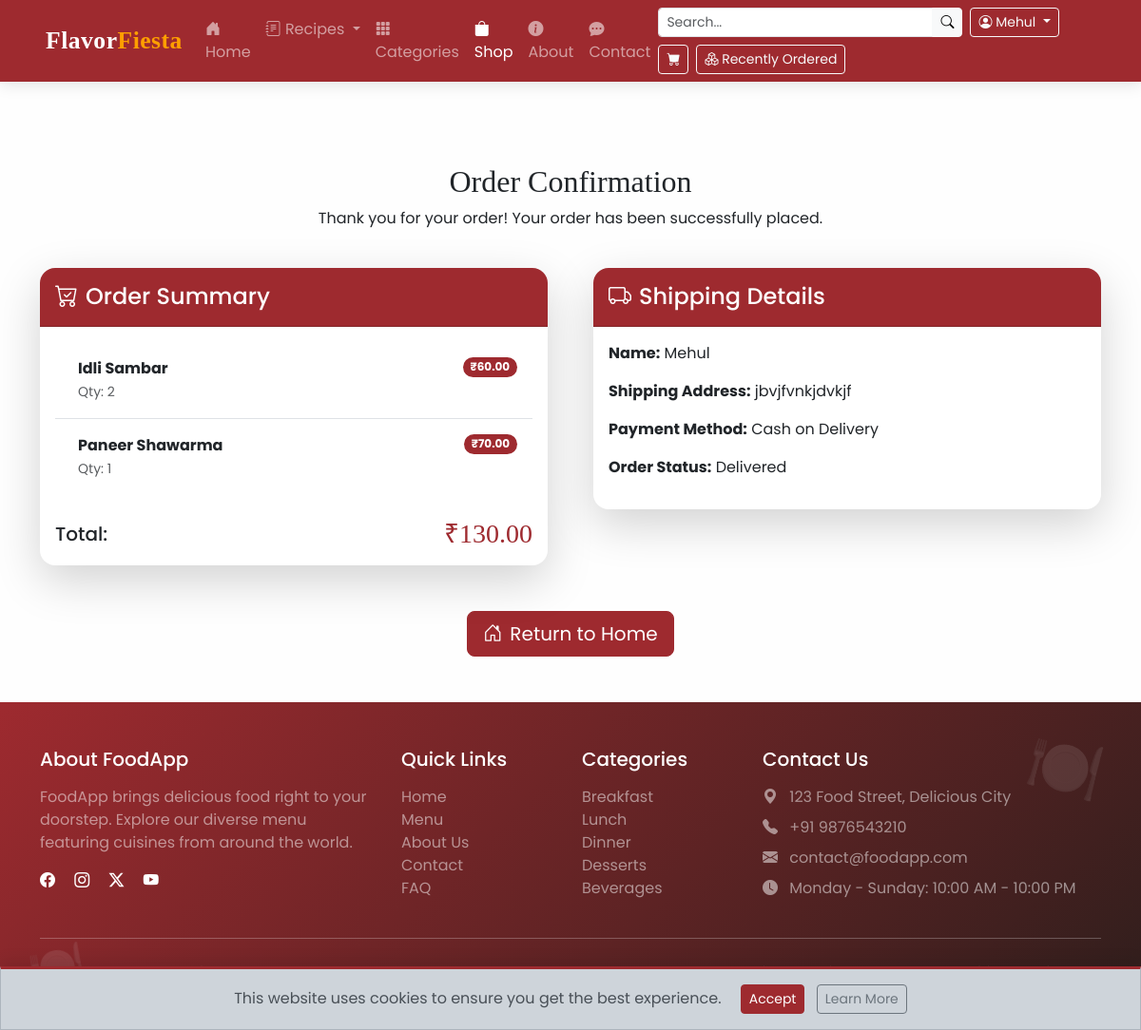
Screenshot of /shop/order_confirmation/5/ (signed in) with the database file from the repository.
### shop/models.py (models this page shows, shortened)
class OrderItem(models.Model):
    order = models.ForeignKey(Order, related_name="items", on_delete=models.CASCADE)
    product = models.ForeignKey(Item, on_delete=models.CASCADE)
    quantity = models.IntegerField()
    total = models.DecimalField(max_digits=10, decimal_places=2)

class Order(models.Model):
    user = models.ForeignKey(User, on_delete=models.CASCADE)
    order_date = models.DateTimeField(auto_now_add=True)
    total_amount = models.DecimalField(max_digits=10, decimal_places=2)
    shipping_address = models.CharField(max_length=255)
    status = models.CharField(max_length=50, default="Pending")

### food/models.py (models this page shows, shortened)
class Item(models.Model):
    name = models.CharField(max_length=100)
    description = models.TextField()
    price = models.DecimalField(max_digits=10, decimal_places=2)
    image = models.ImageField(upload_to='food_images/', blank=True, null=True)
    is_vegetarian = models.BooleanField(default=False)
    is_featured = models.BooleanField(default=False)
    ingredients = models.TextField(blank=True, null=True)
    category = models.CharField(max_length=100, blank=True, null=True)

### shop/views.py (the view)
# urls.py: path('order_confirmation/<int:order_id>/', views.order_confirmation, name='order_confirmation'),
@login_required
def order_confirmation(request, order_id):
    try:
        order = Order.objects.get(id=order_id, user=request.user)
    except Order.DoesNotExist:
        return HttpResponse("Order not found.")
    return render(request, 'shop/order_confirmation.html', {'order': order})

### shop/templates/shop/order_confirmation.html (shortened to what this page needs)
{% extends 'food/base.html' %}
{% load static %}
{% block content %}
<div class="container py-5">
    <div class="row mb-4">
        <div class="col">
            <h2 class="text-center">Order Confirmation</h2>
            <p class="text-center">Thank you for your order! Your order has been successfully placed.</p>
        </div>
    </div>
    <div class="row g-5">
        <div class="col-lg-6">
            <div class="card border-0 shadow-lg">
                <div class="card-header bg-primary text-white py-3">
                    <h4 class="mb-0"><i class="bi bi-cart-check me-2"></i>Order Summary</h4>
                </div>
                <div class="card-body">
                    <div class="list-group list-group-flush">
                        {% for item in order.items.all %}
                        <div class="list-group-item d-flex justify-content-between align-items-start py-3">
                            <div class="ms-2 me-auto">
                                <div class="fw-bold">{{ item.product.name }}</div>
                                <small class="text-muted">Qty: {{ item.quantity }}</small>
                            </div>
                            <span class="badge bg-primary rounded-pill">₹{{ item.total }}</span>
                        </div>
                        {% endfor %}
                    </div>
                    <div class="d-flex justify-content-between align-items-center mt-4">
                        <h5 class="mb-0">Total:</h5>
                        <h3 class="mb-0 text-primary">₹{{ order.total_amount }}</h3>
                    </div>
                </div>
            </div>
        </div>
        <div class="col-lg-6">
            <div class="card border-0 shadow-lg">
                <div class="card-header bg-primary text-white py-3">
                    <h4 class="mb-0"><i class="bi bi-truck me-2"></i>Shipping Details</h4>
                </div>
                <div class="card-body">
                    <p><strong>Name:</strong> {{ user.username }} </p>
                    <p><strong>Shipping Address:</strong> {{ order.shipping_address }}</p>
                    <p><strong>Payment Method:</strong> Cash on Delivery</p>
                    <p><strong>Order Status:</strong> {{ order.status }}</p>
                </div>
            </div>
        </div>
    </div>
    <div class="text-center mt-5">
        <a href="{% url 'food:index' %}" class="btn btn-primary btn-lg">
            <i class="bi bi-house-door me-2"></i>Return to Home
        </a>
    </div>
</div>
{% endblock %}

### food/templates/food/base.html (shortened to what this page needs)
<!DOCTYPE html>
<html lang="en">
<head>
    <link href="https://cdn.jsdelivr.net/npm/bootstrap@5.3.2/dist/css/bootstrap.min.css" rel="stylesheet">
    <link rel="stylesheet" href="https://cdn.jsdelivr.net/npm/bootstrap-icons@1.11.0/font/bootstrap-icons.css">
    {% load static %}
    <link rel="stylesheet" href="{% static 'css/style.css' %}">
</head>
<body class="d-flex flex-column min-vh-100">
     <nav class="navbar navbar-expand-lg navbar-dark bg-primary fixed-top">
        <div class="container-fluid px-3 px-md-5">
            <a class="navbar-brand" href="/food">Flavor<span>Fiesta</span></a>
            <div class="collapse navbar-collapse" id="navbarNavDropdown">
                <ul class="navbar-nav me-auto mb-2 mb-lg-0">
                    <li class="nav-item">
                        <a class="nav-link {% if request.path == '/' %}active{% endif %}" href="/food">
                            <i class="bi bi-house-door-fill"></i> Home
                        </a>
                    </li>
                    <li class="nav-item dropdown">
                        <a class="nav-link dropdown-toggle {% if '/recipes/' in request.path %}active{% endif %}" href="#" role="button" data-bs-toggle="dropdown">
                            <i class="bi bi-journal-text"></i> Recipes
                        </a>
                    </li>
                    <li class="nav-item">
                        <a class="nav-link {% if '/category/' in request.path %}active{% endif %}" href="/category/">
                            <i class="bi bi-grid-3x3-gap-fill"></i> Categories
                        </a>
                    </li>
                    <li class="nav-item">
                        <a class="nav-link {% if '/shop/' in request.path %}active{% endif %}" href="/shop/">
                            <i class="bi bi-bag-fill"></i> Shop
                        </a>
                    </li>
                    <li class="nav-item">
                        <a class="nav-link {% if '/about/' in request.path %}active{% endif %}" href="/food/about/">
                            <i class="bi bi-info-circle-fill"></i> About
                        </a>
                    </li>
                    <li class="nav-item">
                        <a class="nav-link {% if '/contact/' in request.path %}active{% endif %}" href="/food/contact/">
                            <i class="bi bi-chat-dots-fill"></i> Contact
                        </a>
                    </li>
                </ul>
                <div class="d-flex flex-wrap gap-2 align-items-center">
                    <form class="d-flex" action="" method="get">
                        <div class="input-group input-group-sm">
                            <input type="search" name="food_name" class="form-control" placeholder="Search...">
                            <button class="btn btn-light" type="submit"><i class="bi bi-search"></i></button>
                        </div>
                    </form>
                    {% if user.is_authenticated %}
                        <div class="dropdown">
                            <a class="btn btn-outline-light btn-sm dropdown-toggle" href="#" role="button" data-bs-toggle="dropdown">
                                <i class="bi bi-person-circle"></i> {{ user.username }}
                            </a>
                        </div>
                    {% else %}
                        <a href="{% url 'accounts:login' %}" class="btn btn-outline-light btn-sm">Login</a>
                        <a href="{% url 'accounts:register' %}" class="btn btn-light btn-sm">Register</a>
                    {% endif %}
                    <a href="/shop/cart" class="btn btn-outline-light btn-sm position-relative">
                        <i class="bi bi-cart-fill"></i>
                    </a>
                    <a href="{% url 'shop:order_history' %}" class="btn btn-outline-light btn-sm">
                        <i class="bi bi-boxes"></i> Recently Ordered
                    </a>
                </div>
            </div>
        </div>
    </nav>
    <main class="flex-grow-1 mt-5 pt-3">
        {% block content %}{% endblock %}
    </main>
    <footer class="text-white py-5 mt-auto">
        <div class="container">
            <div class="row g-4">
                <div class="col-md-4">
                    <h5 class="mb-3">About FoodApp</h5>
                    <p class="text-white-50">FoodApp brings delicious food right to your doorstep. Explore our diverse menu featuring cuisines from around the world.</p>
                    <div class="mt-3">
                        <a href="#" class="text-white me-3"><i class="bi bi-facebook"></i></a>
                        <a href="#" class="text-white me-3"><i class="bi bi-instagram"></i></a>
                        <a href="#" class="text-white me-3"><i class="bi bi-twitter-x"></i></a>
                        <a href="#" class="text-white me-3"><i class="bi bi-youtube"></i></a>
                    </div>
                </div>
                <div class="col-md-2">
                    <h5 class="mb-3">Quick Links</h5>
                    <ul class="list-unstyled">
                        <li><a href="/food" class="text-white-50 text-decoration-none">Home</a></li>
                        <li><a href="/menu/" class="text-white-50 text-decoration-none">Menu</a></li>
                        <li><a href="/food/about" class="text-white-50 text-decoration-none">About Us</a></li>
                        <li><a href="/food/contact" class="text-white-50 text-decoration-none">Contact</a></li>
                        <li><a href="/faq/" class="text-white-50 text-decoration-none">FAQ</a></li>
                    </ul>
                </div>
                <div class="col-md-2">
                    <h5 class="mb-3">Categories</h5>
                    <ul class="list-unstyled">
                        {% for category in footer_categories|slice:":5" %}
                        <li><a href="/category/{{ category.slug }}/" class="text-white-50 text-decoration-none">{{ category.name }}</a></li>
                        {% empty %}
                        <li><a href="/category/breakfast/" class="text-white-50 text-decoration-none">Breakfast</a></li>
                        <li><a href="/category/lunch/" class="text-white-50 text-decoration-none">Lunch</a></li>
                        <li><a href="/category/dinner/" class="text-white-50 text-decoration-none">Dinner</a></li>
                        <li><a href="/category/desserts/" class="text-white-50 text-decoration-none">Desserts</a></li>
                        <li><a href="/category/beverages/" class="text-white-50 text-decoration-none">Beverages</a></li>
                        {% endfor %}
                    </ul>
                </div>
                <div class="col-md-4">
                    <h5 class="mb-3">Contact Us</h5>
                    <ul class="list-unstyled text-white-50">
                        <li class="mb-2"><i class="bi bi-geo-alt-fill me-2"></i> 123 Food Street, Delicious City</li>
                        <li class="mb-2"><i class="bi bi-telephone-fill me-2"></i> +91 9876543210</li>
                        <li class="mb-2"><i class="bi bi-envelope-fill me-2"></i> contact@foodapp.com</li>
                        <li><i class="bi bi-clock-fill me-2"></i> Monday - Sunday: 10:00 AM - 10:00 PM</li>
                    </ul>
                </div>
            </div>
            <hr class="my-4 bg-light">
            <div class="row">
                <div class="col-md-6">
                    <p class="mb-0 text-white-50">&copy; 2025 FoodApp. All rights reserved.</p>
                </div>
                <div class="col-md-6 text-md-end">
                    <a href="/privacy/" class="text-white-50 text-decoration-none me-3">Privacy Policy</a>
                    <a href="/terms/" class="text-white-50 text-decoration-none me-3">Terms & Conditions</a>
                    <a href="/sitemap/" class="text-white-50 text-decoration-none">Sitemap</a>
                </div>
            </div>
        </div>
    </footer>
    <div id="cookieConsent" class="alert alert-dark text-center mb-0 rounded-0 fixed-bottom d-none">
        This website uses cookies to ensure you get the best experience.
        <button class="btn btn-sm btn-primary ms-3" id="cookieAccept">Accept</button>
        <a href="/privacy/" class="btn btn-sm btn-outline-secondary ms-2">Learn More</a>
    </div>
</body>
</html>

### static/css/style.css (style rules this page uses)
:root { --primary-color:#9E2A2F; --primary-dark: #D35D16; --secondary-color: #9E2A2F; --accent-color: #FF9F00; --success-color: #4A9D4F; --light-bg: #fefefeb7; --dark-bg: #2E1E1C; --dark-content: #3C2A2A; }
body { font-family: 'Poppins', sans-serif; padding-top: 60px; background-color: var(--light-bg); transition: all 0.4s ease; }
h1, h2, h3, .navbar-brand, .display-text { font-family: 'Playfair Display', serif; }
.navbar { box-shadow: 0 4px 15px rgba(0,0,0,0.1); background: linear-gradient(135deg, var(--primary-color), var(--secondary-color)) !important; transition: all 0.4s ease; }
.navbar-brand { font-weight: 700; font-size: 1.6rem; letter-spacing: 0.5px; }
.navbar-brand span { color: var(--accent-color); position: relative; }
.card { border-radius: 12px; overflow: hidden; transition: all 0.4s ease; border: none; box-shadow: 0 8px 20px rgba(0,0,0,0.08); }
footer { background: linear-gradient(135deg, var(--secondary-color), var(--dark-bg)); position: relative; overflow: hidden; }
footer::before { content: '🍽️'; position: absolute; top: 20px; right: 40px; font-size: 4rem; opacity: 0.1; transform: rotate(15deg); }
footer::after { content: '🍽️'; position: absolute; bottom: 30px; left: 30px; font-size: 3rem; opacity: 0.1; transform: rotate(-10deg); }
.bg-primary { background-color: var(--primary-color) !important; }
.text-primary { color: var(--primary-color) !important; }
.btn-primary { background-color: var(--primary-color); border-color: var(--primary-color); }
.nav-item { position: relative; transition: all 0.3s ease; }
#cookieConsent { border-top: 3px solid var(--primary-color); box-shadow: 0 -5px 15px rgba(0,0,0,0.1); transition: all 0.5s ease; }

### shop/templates/shop/order_confirmation.html (style rules this page uses)
.card { border-radius: 1rem; overflow: hidden; }

### rows the page displays
OrderItem: product.name "Idli Sambar", quantity "2", total "60.00"
OrderItem: product.name "Paneer Shawarma", quantity "1", total "70.00"
Order: total_amount "130.00", shipping_address "jbvjfvnkjdvkjf", status "Delivered"

### other values shown
{{ user.username }} "Mehul"
